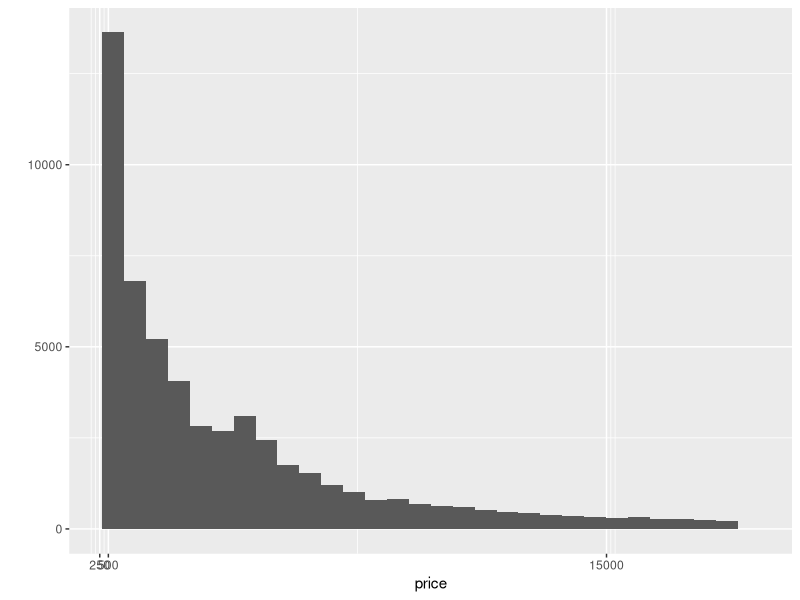

Generate this figure with R:
install.packages('ggplot2', dependencies = T)
library(ggplot2)
library(dplyr)

data(diamonds)

levels(diamonds$color)

qplot(x = price, data = diamonds)+
  scale_x_continuous(breaks=c(250,500,15000))

count_under_250 <- diamonds %>%
  filter(price < 250) %>%
  nrow()

# Count diamonds under 500
count_under_500 <- diamonds %>%
  filter(price < 500) %>%
  nrow()

# Count diamonds more than 25000
count_more_than_15000 <- diamonds %>%
  filter(price >= 15000) %>%
  nrow()

highest_price <- max(diamonds$price)

# Filter the dataset to get information about the highest priced diamond(s)
highest_priced_diamond <- diamonds[diamonds$price == highest_price, ]

# Print information about the highest priced diamond
print(highest_priced_diamond)

highest_priced_diamond <- diamonds[diamonds$price == min(diamonds$price), ]


median_prices <- diamonds %>%
  group_by(cut) %>%
  summarize(median_price = median(price))

# Find the cut with the lowest median price
lowest_median_cut <- median_prices %>%
  filter(median_price == min(median_price))

# Print the cut with the lowest median price
print(lowest_median_cut)
